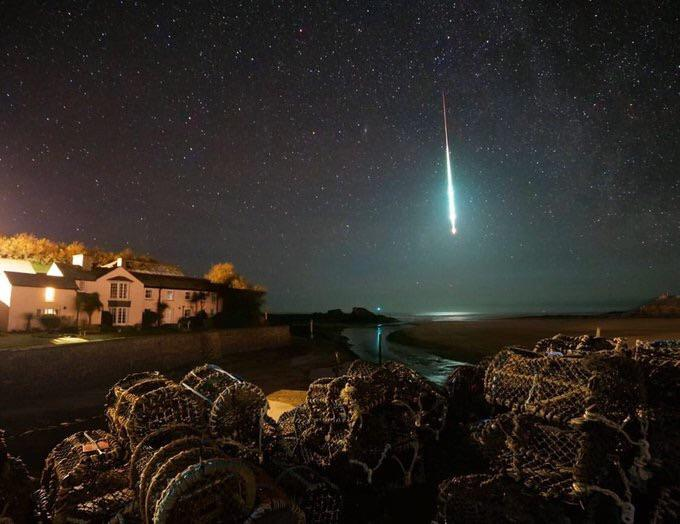
//> input picture comparator_histogram.jpg, 680 x 524 px
$ ./histogram_modifier   (built with g++ and OpenCV 4)
//> lines starting //> are read from the running program, lines starting //| are printed output that depends on the picture; after the words box and inside, x2 and y2 are one past the last pixel; in counts of white or black regions, pixels touching at a corner belong together

#include "opencv2/objdetect/objdetect.hpp"
#include "opencv2/highgui/highgui.hpp"
#include "opencv2/imgproc/imgproc.hpp"
#include <iostream>

using namespace std;
using namespace cv;

int main(int argc, char** argv)
{
    //Creamos las variables necesarias
    Mat src, histogramResult, imageEqual;

    // Se carga la imagen desde la carpeta donde se encuentra el programa
    src = imread("../../histogram_equalization_comparer/comparator_histogram.jpg", IMREAD_GRAYSCALE);
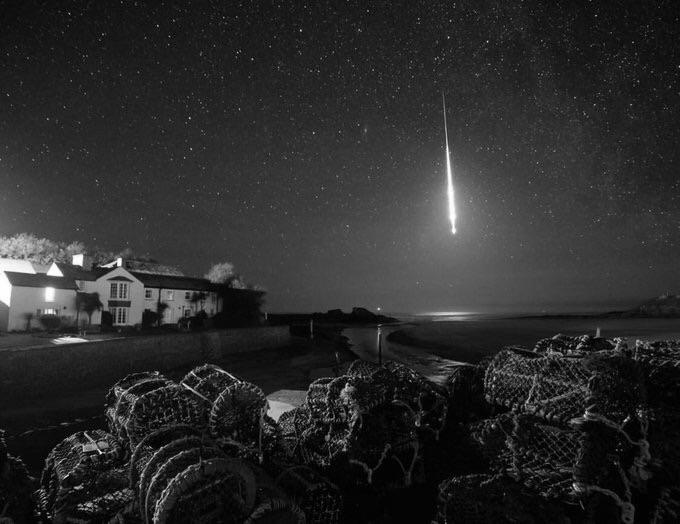
//> src: 524 rows x 680 cols, CV_8UC1; min 0, max 255, mean 43.2
    //Se observa si  la imagen existe, si no, no se realiza nada
    if (!src.data)
    {
        return -1;
    }

    // Establecemos el numero de bins
    int numberhist = 256;
    // Valores para el dibujo del histograma
    //Se establece el alto del histograma
    int altoHist = 512;
    //Se estbalece el largo del histograma
    int anchoHist = 400;
    //Se establece el peso de los bins, en este caso es 1
    int pesohist = cvRound((double)altoHist / numberhist);

    //Seteamos los rangos de nuestro histograma
    float rango[] = { 0, 256 };
    const float* rangoHist = { rango };
    //Seteamos los rangos de iamgen recuperada, con relacion al histograma. Se basan en el largo y alto
    //ya puestos, anteriormente
    float secondRango[] = { 0, 256 };
    const float* rangoEqual = { secondRango };

    //Se caclcula el histograma
    calcHist(&src, 1, 0, Mat(), histogramResult, 1, &numberhist, &rangoHist, true, false);
//> histogramResult = 256 values, max 6383 at index 4, min 10 at index 214, mean 1391.9
    //Se creaca una imagen con los cosntructores de:
    //Rows:400
    //cols:256
    //Type: tipo de imagen en este caso es una imagen de un solo canal, por lo tanto se pone
    //CV_80C1: que significa imagen de 8 bits de un canal
    //Scalar: un escalar en este caso 0
    Mat graphicHist(anchoHist, altoHist, CV_8UC1, Scalar(0, 0, 0));

    ///Se normalizan los resultados, de el valor maximo que pusimos en este caso 400, a un valor normal
    //de 256, esto incrementala informacion de nuestro algoritmo
    normalize(histogramResult, histogramResult, 0, graphicHist.rows, NORM_MINMAX, -1, Mat());
//> histogramResult = 256 values, max 400 at index 4, min 0 at index 214, mean 86.73

    //Se dibuja una linea siguiendo los datos de nuestro algoritmo, para crear nuestra grafica
    for (int i = 1; i < numberhist; i++)
    {
        line(graphicHist,
            Point(pesohist * (i - 1),
            anchoHist - cvRound(histogramResult.at<float>(i - 1))),
            Point(pesohist * (i),
            anchoHist - cvRound(histogramResult.at<float>(i))),
            Scalar(255, 0, 0), 2, 8, 0);

    }
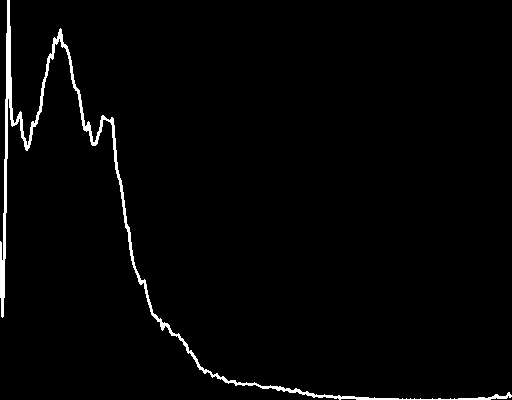
//> graphicHist: 400 rows x 512 cols, CV_8UC1; 2% white; 1 white region, box (x1, y1, x2, y2) and area: (0, 0, 512, 400) 4043
    //https://www.youtube.com/watch?v=z_Gm3UL_j_0
    //Calculamos en base anuestro histogram y el rango que deseamos la nueva imagen
    equalizeHist(src, imageEqual);
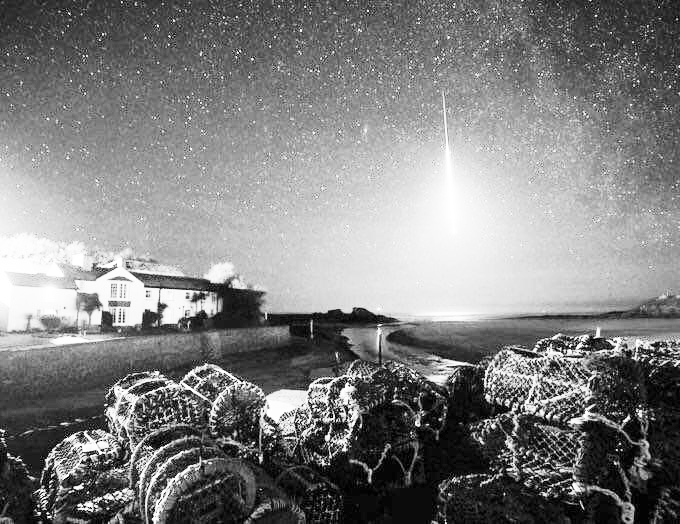
//> imageEqual: 524 rows x 680 cols, CV_8UC1; min 0, max 255, mean 128
    //Agreamos un texto a la imagen
    //putText(imageEqual, "Rango de 160 a 400", Point(50,100), FONT_HERSHEY_COMPLEX, 1, Scalar(255, 255, 255));
    //putText(src, "Dos piezas de lego naranja y amarilla", Point(50, 100), FONT_HERSHEY_COMPLEX, 1, Scalar(255, 255, 255));
    //Mostramos las iamgenes
    namedWindow("calcHist Demo", WINDOW_AUTOSIZE);
    imshow("calcHist Demo", graphicHist);
    imshow("Redraw", imageEqual);
    imshow(" Demo", src);

    while (char(waitKey(1)) != 27) {}
//> the Esc key is pressed
    return 0;
}
